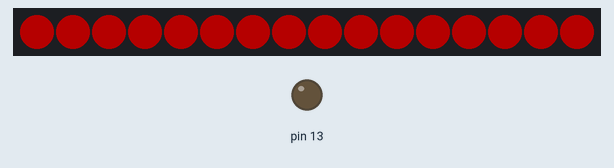
Recording of a sketch running on a simulated Arduino Uno, built with avr-gcc and run on an emulated ATmega328P. Parts: 16 RGB LEDs in strip order, left to right, output pins drawn as LEDs (lit = HIGH). Dim RGB values are drawn brighter than linear; the strip is taken to match the declared colour order.

Above: at 0.3 s.
At 1.3 s:
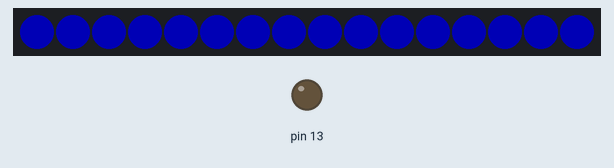
At 1.8 s:
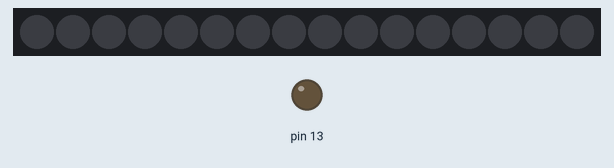
At 3.8 s:
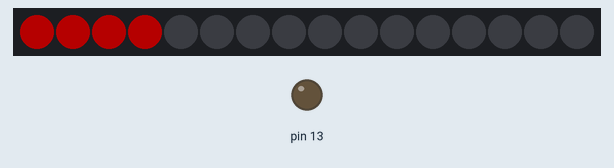
At 5.8 s:
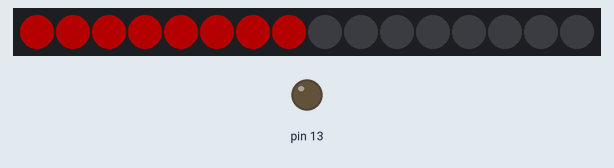
At 11.3 s:
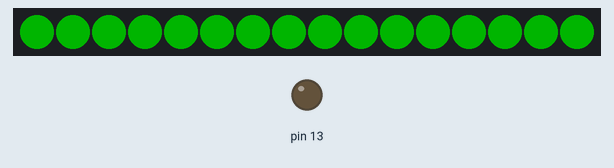

Measured:
- by itself, everything shown: repeats every 10.5 s, in 19 steps
- what the display in image 0 shows lasts 0.5 s, from 0.2 s to 0.7 s

The sketch:

LEDTest.ino
```cpp
// Project:  4x4x4 Cube of APA106 addressable LEDs.
// Author:   James R. Behrens
// Compiler: Arduino 1.8.5
// Target:   Arduino Mini, AtMega 328P

//******************************************************************************
// The LEDs are wired as a continuous strip of 64 LEDs. The LEDs are arranged
// into four layers of 16 LEDs each. Every other layer is reversed. Every other
// row is reversed.

// The number represents the LED position in the strip, The layers are;
//---- Layer 0 ---- + ---- Layer 1 ---- + ---- Layer 2 ---- + ---- Layer 3 ----
//  3,  4, 11, 12   |   28, 27, 20, 19  |   35, 36, 43, 44  |   60, 59, 52, 51
//  2,  5, 10, 13   |   29, 26, 21, 18  |   34, 37, 42, 45  |   61, 59, 52, 51
//  1,  6,  9, 14   |   30, 25, 22, 17  |   33, 38, 41, 46  |   62, 57, 54, 49
//  0,  7,  8, 15   |   31, 24, 23, 16  |   32, 39, 40, 47  |   63, 56, 55, 48

// The AtMega328P only has 2KB of RAM. To avoid using up all the RAM, all of
// maps and initializers have been moved to Flash memory. Special functions
// are used to move the data from Flash to RAM.

#include <Adafruit_NeoPixel.h>
#include <avr/pgmspace.h>

#define LEDPIN  6
#define NUMLEDS 16

#define BRIGHTNESS  0x40

Adafruit_NeoPixel leds = Adafruit_NeoPixel(NUMLEDS, LEDPIN, NEO_RGB + NEO_KHZ800);


//******************************************************************************
//******************************************************************************
void setup()
{
  pinMode(13, OUTPUT);
  digitalWrite(13, LOW);

  Serial.begin(115200);

  leds.begin();

  // turn off all the LEDs
  showCube(0, 0, 0);

  delay(200);
} //  setup

//******************************************************************************
//******************************************************************************
void showCube(byte red, byte green, byte blue)
{
  for (int i = 0; i < NUMLEDS; i++)
    leds.setPixelColor(i, red, green, blue);

  leds.show();
} //  showCube

void fill(byte red, byte green, byte blue)
{
  for (int i = 0; i < NUMLEDS; i++)
  {
    leds.setPixelColor(i, red, green, blue);
    leds.show();
    delay(500);
  }
} //  fill

//******************************************************************************
//******************************************************************************
void loop()
{
  showCube(BRIGHTNESS, 0, 0);
  delay(500);
  showCube(0, BRIGHTNESS, 0);
  delay(500);
  showCube(0, 0, BRIGHTNESS);
  delay(500);
  showCube(0, 0, 0);
  delay(500);
  fill(BRIGHTNESS, 0, 0);
  delay (500);
} //  loop
```
